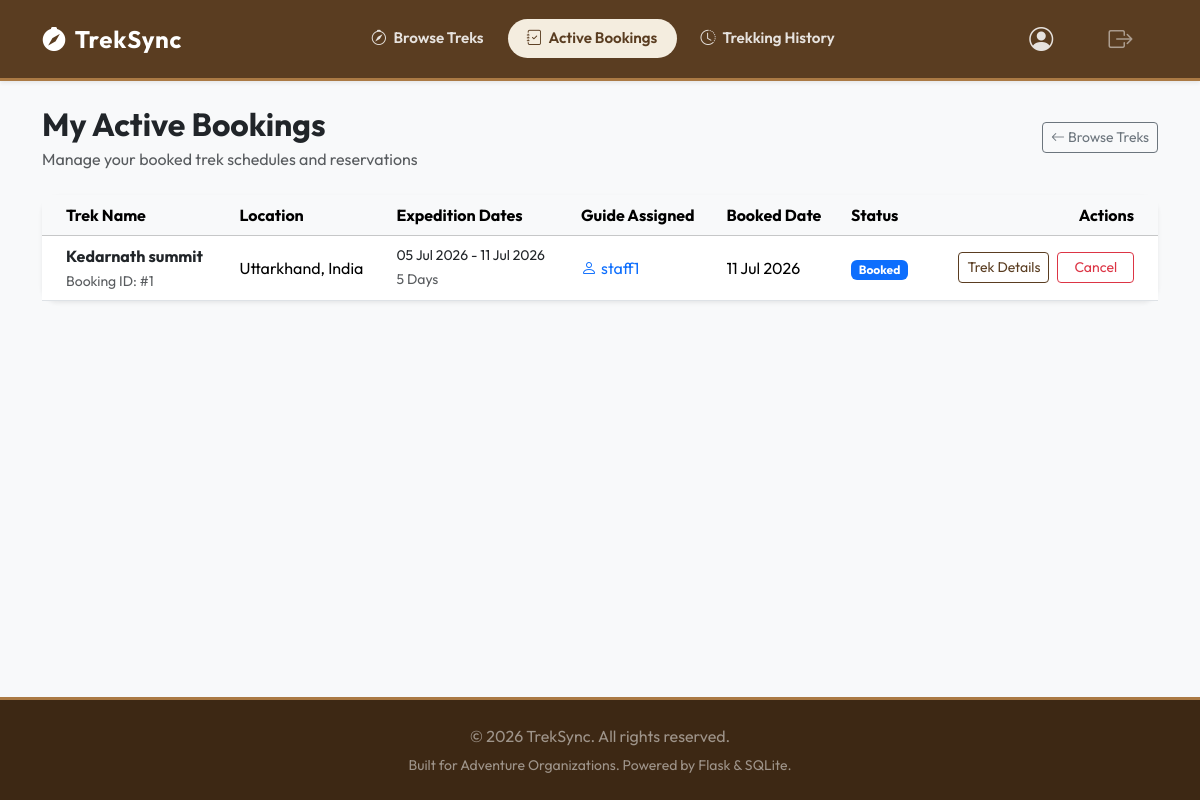
Before: /trekker/bookings (signed in) with the older database file.
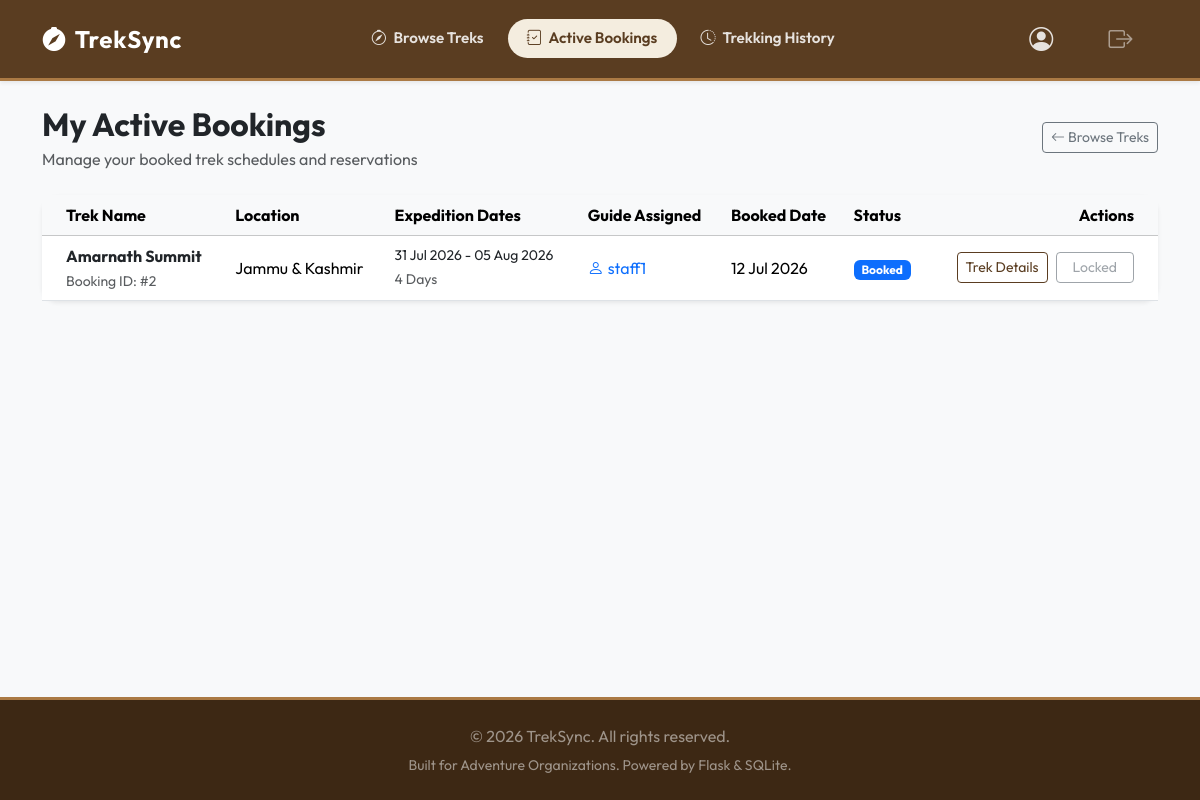
After: the same page with the newer database file.
### models.py (models this page shows, shortened)
class Booking(db.Model):
    __tablename__ = 'booking'
    id = db.Column(db.Integer, primary_key=True)
    user_id = db.Column(db.Integer, db.ForeignKey('user.id'), nullable=False)
    trek_id = db.Column(db.Integer, db.ForeignKey('trek.id'), nullable=False)
    booking_date = db.Column(db.DateTime, default=datetime.utcnow)
    status = db.Column(db.String(20), default='Booked')  # 'Booked', 'Cancelled', 'Completed'
    user = db.relationship('User', back_populates='bookings')
    trek = db.relationship('Trek', back_populates='bookings')

class Trek(db.Model):
    __tablename__ = 'trek'
    id = db.Column(db.Integer, primary_key=True)
    name = db.Column(db.String(100), nullable=False)
    location = db.Column(db.String(100), nullable=False)
    difficulty = db.Column(db.String(20), nullable=False)  # 'Easy', 'Moderate', 'Hard'
    duration = db.Column(db.Integer, nullable=False)  # in days
    max_slots = db.Column(db.Integer, nullable=False)
    available_slots = db.Column(db.Integer, nullable=False)
    staff_id = db.Column(db.Integer, db.ForeignKey('user.id'), nullable=True)  # Assigned staff
    status = db.Column(db.String(20), default='Pending')  # 'Pending', 'Approved', 'Open', 'Closed', 'Completed'
    start_date = db.Column(db.Date, nullable=False)
    end_date = db.Column(db.Date, nullable=False)
    staff = db.relationship('User', back_populates='assigned_treks', foreign_keys=[staff_id])
    bookings = db.relationship('Booking', back_populates='trek', cascade="all, delete-orphan")

class User(db.Model, UserMixin):
    __tablename__ = 'user'
    id = db.Column(db.Integer, primary_key=True)
    username = db.Column(db.String(80), unique=True, nullable=False)
    email = db.Column(db.String(120), unique=True, nullable=False)
    password_hash = db.Column(db.String(255), nullable=False)
    role = db.Column(db.String(20), nullable=False)  # 'admin', 'staff', 'trekker'
    is_active = db.Column(db.Boolean, default=True)  # Admin can deactivate
    is_blacklisted = db.Column(db.Boolean, default=False)  # Admin can blacklist
    profile = db.relationship('StaffProfile', back_populates='user', uselist=False, cascade="all, delete-orphan")
    bookings = db.relationship('Booking', back_populates='user', cascade="all, delete-orphan")
    assigned_treks = db.relationship('Trek', back_populates='staff', foreign_keys='Trek.staff_id')

### app.py (the view)
@app.route('/trekker/bookings')
@login_required
def trekker_bookings():
    if current_user.role != 'trekker':
        flash('Access denied.', 'error')
        return redirect(url_for('home'))
    bookings = Booking.query.join(Trek).filter(
        Booking.user_id == current_user.id,
        Booking.status == 'Booked',
        Trek.status != 'Completed'
    ).order_by(Booking.booking_date.desc()).all()
    return render_template('trekker/bookings.html', bookings=bookings)

### app.py (called while the page is built)
@login_manager.user_loader
def load_user(user_id):
    return User.query.get(int(user_id))

### templates/trekker/bookings.html (shortened to what the changed rows need)
{% extends "base.html" %}
{% block content %}
<div class="container">
    <div class="d-flex flex-column flex-md-row justify-content-between align-items-md-center gap-3 mb-4">
        <div>
            <h1 class="h2 fw-bold mb-1">My Active Bookings</h1>
        </div>
    </div>
    <div class="card border-0 shadow-sm bg-white">
        <div class="card-body p-0">
            {% if bookings %}
                <div class="table-responsive">
                    <table class="table table-hover align-middle mb-0">
                        <thead class="table-light">
                            <tr>
                                <th class="ps-4">Trek Name</th>
                                <th>Location</th>
                                <th>Expedition Dates</th>
                                <th>Guide Assigned</th>
                                <th>Booked Date</th>
                                <th>Status</th>
                                <th class="text-end pe-4">Actions</th>
                            </tr>
                        </thead>
                        <tbody>
                            {% for booking in bookings %}
                                <tr>
                                    <td class="ps-4 font-semibold">
                                        <a href="{{ url_for('trekker_trek_detail', trek_id=booking.trek.id) }}" class="fw-bold d-block text-dark text-decoration-none hover-link">
                                            {{ booking.trek.name }}
                                        </a>
                                        <small class="text-muted">Booking ID: #{{ booking.id }}</small>
                                    </td>
                                    <td>{{ booking.trek.location }}</td>
                                    <td>
                                        <small class="d-block font-semibold text-dark">
                                            {{ booking.trek.start_date.strftime('%d %b %Y') }} - {{ booking.trek.end_date.strftime('%d %b %Y') }}
                                        </small>
                                        <small class="text-muted">{{ booking.trek.duration }} Days</small>
                                    </td>
                                    <td>
                                        {% if booking.trek.staff %}
                                            <span class="text-primary font-semibold"><i class="bi bi-person me-1"></i>{{ booking.trek.staff.username }}</span>
                                        {% else %}
                                            <span class="text-muted small">Not assigned yet</span>
                                        {% endif %}
                                    </td>
                                    <td>{{ booking.booking_date.strftime('%d %b %Y') }}</td>
                                    <td>
                                        <span class="badge bg-primary text-capitalize">
                                            {{ booking.status }}
                                        </span>
                                    </td>
                                    <td class="text-end pe-4">
                                        <div class="d-flex justify-content-end gap-2">
                                            <a href="{{ url_for('trekker_trek_detail', trek_id=booking.trek.id) }}" class="btn btn-sm btn-outline-success">
                                                Trek Details
                                            </a>
                                            {% if booking.trek.status == 'Open' %}
                                                <form action="{{ url_for('trekker_cancel_booking', booking_id=booking.id) }}" method="POST"
                                                      onsubmit="return confirm('Are you sure you want to cancel this booking? This will free up your slot.');" class="d-inline">
                                                    <button type="submit" class="btn btn-sm btn-outline-danger px-3">
                                                        Cancel
                                                    </button>
                                                </form>
                                            {% else %}
                                                <button class="btn btn-sm btn-outline-secondary px-3" disabled title="Cannot cancel bookings once trek starts or closes.">
                                                    Locked
                                                </button>
                                            {% endif %}
                                        </div>
                                    </td>
                                </tr>
                            {% endfor %}
                        </tbody>
                    </table>
                </div>
            {% endif %}
        </div>
    </div>
</div>
{% endblock %}

Changed rows visible on the page:
no longer on this page (row edited): Booking: trek.name "Kedarnath summit", id "1", trek.location "Uttarkhand, India", trek.start_date "05 Jul 2026", trek.end_date "11 Jul 2026", trek.duration "5", trek.staff.username "staff1", booking_date "11 Jul 2026", status "Booked"
added Booking: trek.name "Amarnath Summit", id "2", trek.location "Jammu & Kashmir", trek.start_date "31 Jul 2026", trek.end_date "05 Aug 2026", trek.duration "4", trek.staff.username "staff1", booking_date "12 Jul 2026", status "Booked", shows "Locked"
